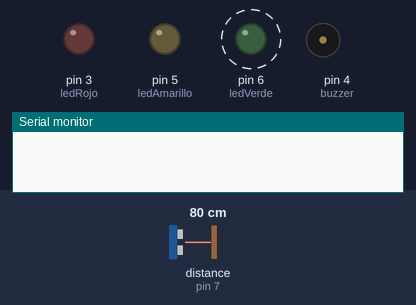
A sketch run on a simulated Arduino Uno, built with avr-gcc and run on an emulated ATmega328P. Parts: output pins drawn as LEDs (lit = HIGH), buzzer (waves = sounding, pin HIGH), the last lines printed to the serial monitor. Wiring (inferred from the names in the program): ultrasonic range finder: trigger pin 2; echo pin 7. Dashed ring = blinking. The inputs (shaded band) are chosen by the test bench; at power-on: distance to the obstacle (sensor on pin 7) 80 cm. The echo pulse lasts 58.3 µs per cm; pins used as bus, display or sensor lines are not drawn.

Above: at 0.8 s.
2.5 s: distance to the obstacle (sensor on pin 7) set to 34 cm
At 3.53 s:
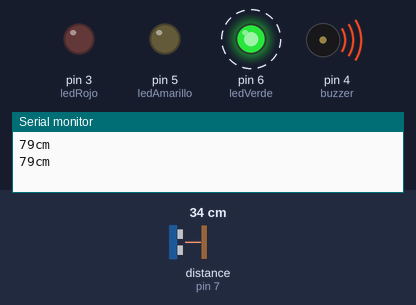
6.0 s: distance to the obstacle (sensor on pin 7) set to 27 cm
At 6.55 s:
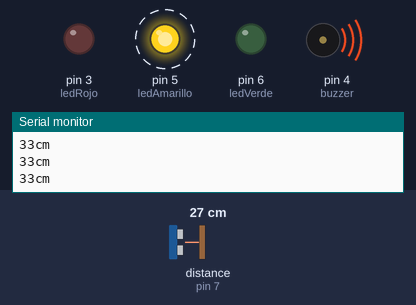
9.7 s: distance to the obstacle (sensor on pin 7) set to 12 cm
13.2 s: distance to the obstacle (sensor on pin 7) set to 9 cm
At 13.54 s:
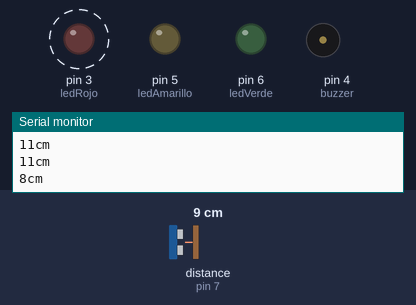
16.7 s: distance to the obstacle (sensor on pin 7) set to 35 cm
At 16.93 s:
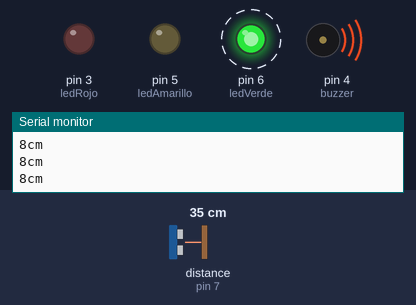
20.2 s: distance to the obstacle (sensor on pin 7) set to 4 cm
At 20.93 s:
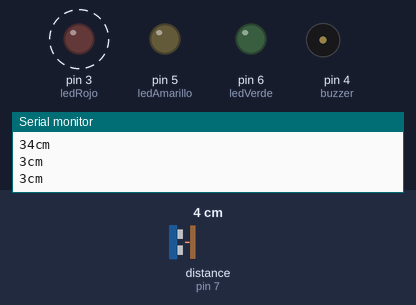
Timing chart, 0 to 24.7 s (numbered marks = the images above; inputs shaded):
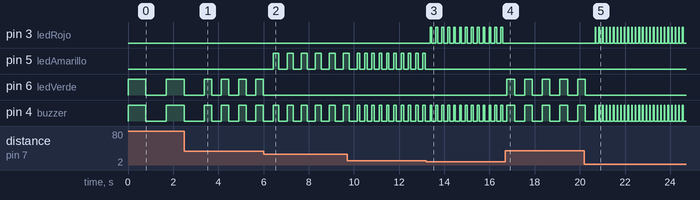

Measured:
- the behaviour switches between 31 and 30 cm on distance to the obstacle (sensor on pin 7) (found by bisection; images 1 and 2)
- the behaviour switches between 11 and 10 cm on distance to the obstacle (sensor on pin 7) (found by bisection; images 2 and 3)
- after the input at 2.5 s, pin 6 (ledVerde), pin 4 (buzzer): alternates HIGH for 0.33 s and LOW for 0.43 s, starting after 1.2 s
- after the input at 6.0 s, pin 5 (ledAmarillo): alternates HIGH for 0.26 s and LOW for 0.36 s, starting after 0.42 s; pin 6 (ledVerde): stops changing and stays LOW
- after the input at 13.2 s, pin 3 (ledRojo): alternates HIGH for 0.08 s and LOW for 0.18 s, starting after 0.17 s; pin 5 (ledAmarillo): stops changing and stays LOW
- after the input at 16.7 s, pin 3 (ledRojo): stops changing and stays LOW; pin 6 (ledVerde): alternates HIGH for 0.34 s and LOW for 0.44 s, starting after 0.07 s; pin 4 (buzzer): alternates HIGH for 0.34 s and LOW for 0.44 s, starting after 0.41 s
- after the input at 20.2 s, pin 3 (ledRojo): alternates HIGH for 0.03 s and LOW for 0.13 s, starting after 0.48 s; pin 6 (ledVerde): goes on until 20.2 s, then stays LOW
- by itself, pin 6 (ledVerde), pin 4 (buzzer): alternates HIGH for 0.79 s and LOW for 0.90 s

The sketch:

ultrasonic.ino
```cpp
#include <Ping.h>

const int sonicTrig = 2;
const int sonicEcho = 7;
const int buzzer = 4;
const int ledRojo = 3;
const int ledAmarillo = 5;
const int ledVerde = 6;
int distancia;
int pausa;

void setup()
{
  Serial.begin(9600);
  pinMode(sonicTrig, OUTPUT);
  pinMode(sonicEcho, INPUT);
  pinMode(buzzer, OUTPUT);
  pinMode(ledRojo, OUTPUT);
  pinMode(ledAmarillo, OUTPUT);
  pinMode(ledVerde, OUTPUT);
}

void loop()
{
  long duracion, distancia;
  digitalWrite(sonicTrig, LOW);
  delayMicroseconds(2);
  digitalWrite(sonicTrig, HIGH);
  delayMicroseconds(10);
  digitalWrite(sonicTrig, LOW);
  duracion = pulseIn(sonicEcho, HIGH);
  distancia = (duracion/2)/29.1;
  pausa = distancia * 10;

  if (distancia <= 100 && distancia >= 30)
  {
    digitalWrite(ledVerde, HIGH);
    digitalWrite(buzzer, HIGH);
    delay(pausa);
    digitalWrite(ledVerde, LOW);
    digitalWrite(buzzer, LOW);
    delay(pausa);
  }

  else if (distancia <= 29 && distancia >= 10)
  {
    digitalWrite(ledAmarillo, HIGH);
    digitalWrite(buzzer, HIGH);
    delay(pausa);
    digitalWrite(ledAmarillo, LOW);
    digitalWrite(buzzer, LOW);
    delay(pausa);
  }

  else if (distancia <= 9 && distancia >= 0)
  {
    digitalWrite(ledRojo, HIGH);
    digitalWrite(buzzer, HIGH);
    delay(pausa);
    digitalWrite(ledRojo, LOW);
    digitalWrite(buzzer, LOW);
    delay(pausa);
  }

  if (distancia >= 200 && distancia <=0)
  {
    Serial.println("Fuera de rango.");
  }

  else
  {
  Serial.print(distancia);
  Serial.println("cm");
  }
  delay(100);
}
```
